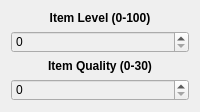
        <widget class="QWidget" name="item_level_and_quality_container" native="true">
         <property name="sizePolicy">
          <sizepolicy hsizetype="Minimum" vsizetype="Maximum">
           <horstretch>0</horstretch>
           <verstretch>0</verstretch>
          </sizepolicy>
         </property>
         <layout class="QVBoxLayout" name="verticalLayout_4">
          <item>
           <widget class="QLabel" name="item_level_label">
            <property name="font">
             <font>
              <bold>true</bold>
             </font>
            </property>
            <property name="text">
             <string>Item Level (0-100)</string>
            </property>
            <property name="alignment">
             <set>Qt::AlignCenter</set>
            </property>
            <property name="buddy">
             <cstring>item_level_spinbox</cstring>
            </property>
           </widget>
          </item>
          <item>
           <widget class="QSpinBox" name="item_level_spinbox">
            <property name="enabled">
             <bool>false</bool>
            </property>
            <property name="styleSheet">
             <string notr="true">QSpinBox {
                                                        color: black;
                                                        }
                                                    </string>
            </property>
            <property name="maximum">
             <number>100</number>
            </property>
           </widget>
          </item>
          <item>
           <widget class="QLabel" name="item_quality_label">
            <property name="font">
             <font>
              <bold>true</bold>
             </font>
            </property>
            <property name="text">
             <string>Item Quality (0-30)</string>
            </property>
            <property name="alignment">
             <set>Qt::AlignCenter</set>
            </property>
            <property name="buddy">
             <cstring>item_quality_spinbox</cstring>
            </property>
           </widget>
          </item>
          <item>
           <widget class="QSpinBox" name="item_quality_spinbox">
            <property name="enabled">
             <bool>false</bool>
            </property>
            <property name="styleSheet">
             <string notr="true">QSpinBox {
                                                        color: black;
                                                        }
                                                    </string>
            </property>
            <property name="maximum">
             <number>30</number>
            </property>
            <property name="displayIntegerBase">
             <number>10</number>
            </property>
           </widget>
          </item>
         </layout>
        </widget>
